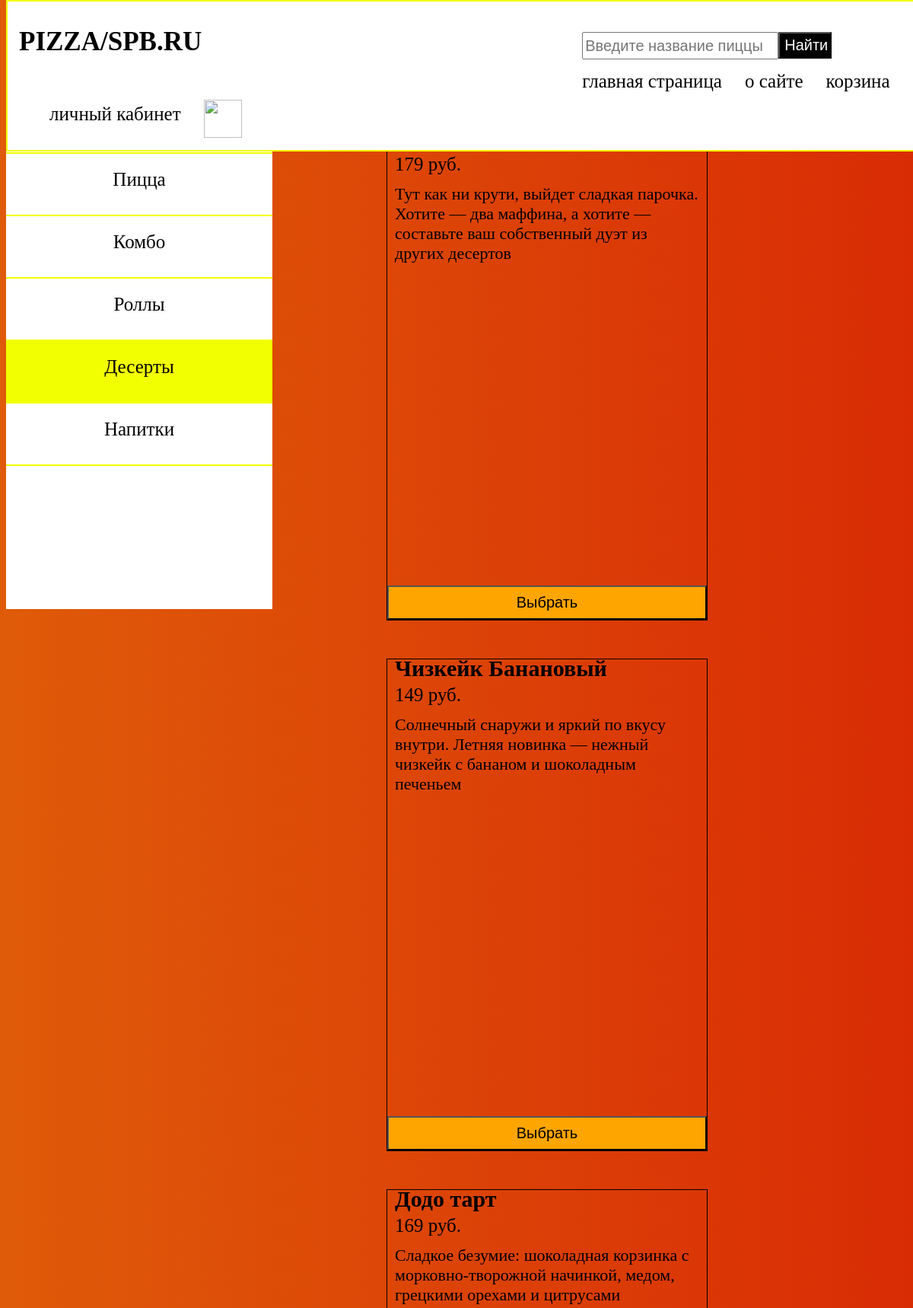
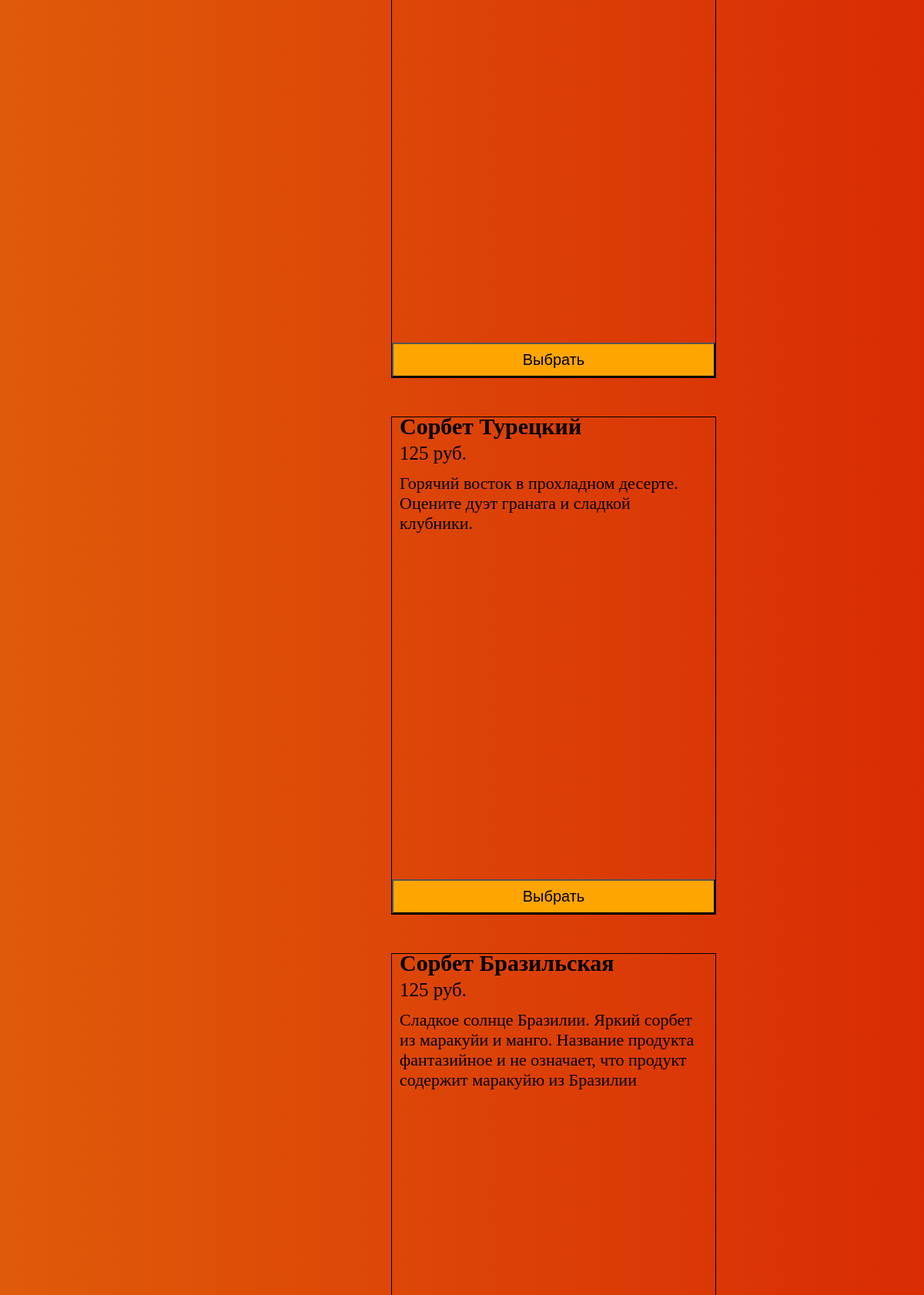
//dessert (upper part), run on the app's committed database (2 pictures, top to bottom).
### main/models.py (models this page shows, shortened)
class MainProduct(models.Model):
    image = models.CharField('Изображение', max_length=250)
    name= models.CharField('Название напитка', max_length=20)
    price=models.CharField('price', max_length=5)
    description=models.TextField('Краткое описание')
    category = models.CharField('Категория', max_length=50)
    class Meta:
        verbose_name = "Десерт"
        verbose_name_plural = "Десерты"

### main/views.py (the view)
# urls.py: path('/dessert', views.dessert, name="dessert"),
def dessert(request):
    object = MainProduct.objects.filter(category="dessert")
    return render(request, 'main/dessert.html', { 'object' : object})

### main/templates/main/dessert.html (shortened to what this page needs)
{% extends 'main/late.html'%}
{% block form %}
    <input type="text" placeholder="Введите название пиццы">
    <button type="button" name="button" class="btn" >Найти</button>
{% endblock %}
{% block content %}
<div class="main-block-content">
  <aside class="filter-panel">
    <div class="flter-box">
        <div class="case">
            <a href="{% url 'all' %}" class="filter">Без фильтров</a><br>
         </div>
         <div class="case">
            <a href="{% url 'home'%}" class="filter">Пицца</a><br>
         </div>
         <div class="case">
            <a href="{% url 'combo' %}" class="filter">Комбо</a><br>
        </div>
        <div class="case">
            <a href="{% url 'role' %}" class="filter">Роллы</a><br>
        </div>
        <div class="case yellow">
            <a href="{% url 'dessert' %}" class="filter">Десерты</a><br>
        </div>
        <div class="case">
            <a href="{% url 'drink' %}" class="filter">Напитки</a><br>
        </div>
    </div>
  </aside>
<div class="block-content">
    {% for el in object %}
        <div class="contaner" >
            <div class='contaner1'>
            <div class='name'>
                <h1>{{el.name}}</h1>
            </div>
            <div class='price'><p>{{el.price}} руб.</p></div>
            <div class="text-content">
                <p>{{ el.description}}</p>
            </div>
            </div>
            <div class="button">
                <a href="{% url "product-detail" el.id %}"><button type="button" name="button" id='{{el.id}}' class="add-to-cart">Выбрать</button></a>
            </div>
        </div>
    {% endfor %}
</div>
</div>
{% endblock%}

### main/static/main/index.css (style rules this page uses)
body { background: linear-gradient(45deg, #df5b09, #d92c05 ); }
h1 { color: black; font-size: 35px; }
input { display: block; float: left; margin-top: 30px; height: 30px; justify-content: center; width: 250px; color: black; font-size: 20px; margin-right: 0,03px; }
.btn { display: block; height: 35px; width: 70px; color: #ffffff; background-color: black; margin-top: 30px ; font-size: 20px; }
.block-content { position: relative; display: block; width: 85%; padding: 10px 50px; margin-top: 150px; margin-left: 450px; }
.contaner { position: relative; display: block; float: left; width: 420px; margin-right: 40px; border: 1px solid black; margin-bottom: 50px; }
.contaner1 { height: 590px; }
.name h1 { display: block; font-size: 30px; margin:-5px 0px 10px 10px; }
.text-content { display: block; margin-top: -3px; margin-left: 10px; margin-right: 10px; font-size: 22px; }
.button a { list-style: none; text-decoration: none; }
.button button { display: block; margin-top: 10px; width: 100%; height: 45px; text-align: center; color: black; font-size: 20px; background-color: orange; transition: all .001 ease; }
.price p { font-size: 25px; color: black; margin: -6px 10px; margin-bottom: -10px; }

### main/static/main/main.css (style rules this page uses)
.main-block-content { position: relative; display: flex; width: 100%; flex-wrap: wrap; }
.filter-panel { position: fixed; top:0; display: block; width: 350px; height: 100vh; background-color: #fff; }
.flter-box { position: relative; display: flex; margin-top: 120px; width: 100%; height: auto; flex-wrap: wrap; }
.case { display: flex; width: 100%; height: 60px ; border-bottom: 2px solid #f2ff00; justify-content: center; text-align: center; padding-top: 20px ; }
.filter { text-decoration: none; color: black; font-size: 25px; text-align: center; }
.yellow { background-color:#f2ff00 ; }

### data on the page
MainProduct: price "179", description "Тут как ни крути, выйдет сладкая парочка. Хотите — два маффина, а хотите — составьте ваш собственный дуэт из других десертов"
MainProduct: name "Чизкейк Банановый", price "149", description "Солнечный снаружи и яркий по вкусу внутри. Летняя новинка — нежный чизкейк с бананом и шоколадным печеньем"
MainProduct: name "Додо тарт", price "169", description "Сладкое безумие: шоколадная корзинка с морковно-творожной начинкой, медом, грецкими орехами и цитрусами"
MainProduct: name "Сорбет Турецкий", price "125", description "Горячий восток в прохладном десерте. Оцените дуэт граната и сладкой клубники."
MainProduct: name "Сорбет Бразильская", price "125", description "Сладкое солнце Бразилии. Яркий сорбет из маракуйи и манго. Название продукта фантазийное и не означает, что продукт содержит маракуйю из Бразилии"
